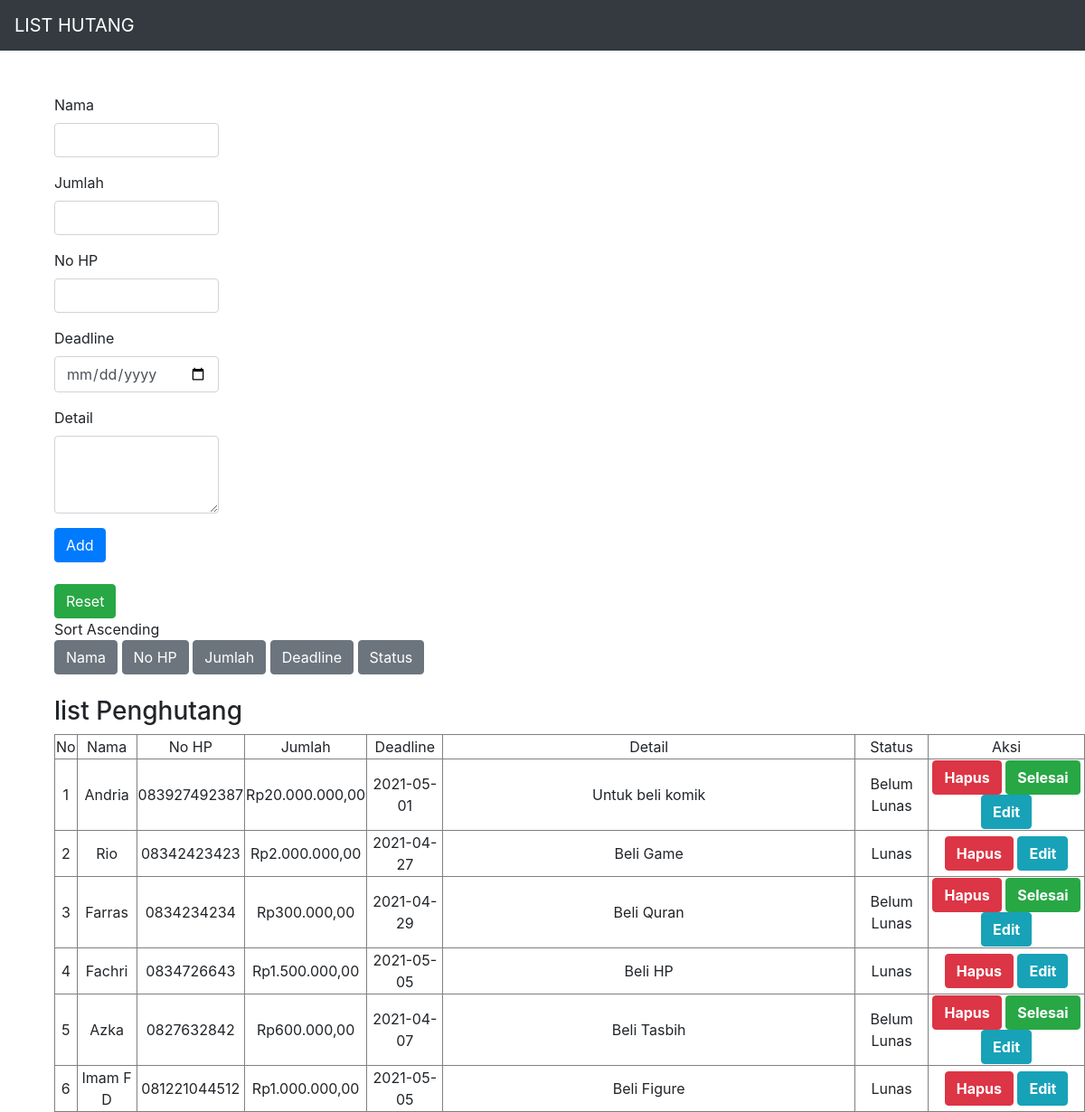
The page / on the database its author committed.
### tables this page shows
CREATE TABLE `list_penghutang` (
  `id` int(255) NOT NULL,
  `nama` varchar(255) NOT NULL,
  `no_hp` varchar(255) NOT NULL,
  `jumlah` bigint(255) NOT NULL,
  `deadline` date NOT NULL,
  `detail` varchar(255) NOT NULL,
  `status` varchar(255) NOT NULL
);

### conf.php (called while the page is built)
<?php
$db_host = "localhost";
$db_user = "root";
$db_password = "";
$db_name = "tp4pbo2021_list_hutang";
 ?>

### includes/DB.class.php (called while the page is built, shortened)
<?php
class DB{
	var $db_host = '';
	var $db_user = '';
	var $db_password = '';
	var $db_name = '';
	var $db_link = '';
	var $result = 0;
	function DB($db_host='', $db_user='', $db_password='', $db_name=''){
		$this->db_host = $db_host;
		$this->db_user = $db_user;
		$this->db_password = $db_password;
		$this->db_name = $db_name;
	}
	function open(){
		$this->db_link = mysqli_connect($this->db_host, $this->db_user, $this->db_password, $this->db_name);
	}
	function execute($query=""){
		$this->result = mysqli_query($this->db_link, $query);
		return $this->result;
	}
	function getResult(){
		return mysqli_fetch_array($this->result);
	}
}
 ?>

### includes/Task.class.php (called while the page is built, shortened)
<?php
class Task extends DB{
	function getTask($sort = "", $id = ""){
		if ($id != "") {
			$query = "SELECT * FROM list_penghutang WHERE id='$id'";
		}
		else if ($sort == "" || $sort == "reset") {
			$query = "SELECT * FROM list_penghutang";
		}
		else {
			$query = "SELECT * FROM list_penghutang ORDER BY $sort ASC";
		}
		return $this->execute($query);
	}
}
?>

### index.php (the view, shortened to what this page needs)
<?php
include("conf.php");
include("includes/Template.class.php");
include("includes/DB.class.php");
include("includes/Task.class.php");
$otask = new Task($db_host, $db_user, $db_password, $db_name);
$otask->open();
if(isset($_POST['sort'])) {
	$otask->getTask($_POST['sort']);
}
else {
	$otask->getTask();
}
$data = null;
$no = 1;
while (list($id, $tname, $tnohp, $tjumlah, $tdeadline, $tdetails, $tstatus) = $otask->getResult()) {
	if($tstatus == "Lunas"){
		$data .= "<tr>
		<td>" . $no . "</td>
		<td>" . $tname . "</td>
		<td>" . $tnohp . "</td>
		<td>Rp" . number_format($tjumlah,2,",",".") . "</td>
		<td>" . $tdeadline . "</td>
		<td>" . $tdetails . "</td>
		<td>" . $tstatus . "</td>
		<td>
		<button class='btn btn-danger'><a href='index.php?id_hapus=" . $id . "' style='color: white; font-weight: bold;'>Hapus</a></button>
		<button class='btn btn-info' ><a href='edit.php?id=" . $id .  "' style='color: white; font-weight: bold;'>Edit</a></button>
		</td>
		</tr>";
		$no++;
	}
	else{
		$data .= "<tr>
		<td>" . $no . "</td>
		<td>" . $tname . "</td>
		<td>" . $tnohp . "</td>
		<td>Rp" . number_format($tjumlah,2,",",".") . "</td>
		<td>" . $tdeadline . "</td>
		<td>" . $tdetails . "</td>
		<td>" . $tstatus . "</td>
		<td>
		<button class='btn btn-danger'><a href='index.php?id_hapus=" . $id . "' style='color: white; font-weight: bold;'>Hapus</a></button>
		<button class='btn btn-success' ><a href='index.php?id_status=" . $id .  "' style='color: white; font-weight: bold;'>Selesai</a></button>
		<button class='btn btn-info' ><a href='edit.php?id=" . $id .  "' style='color: white; font-weight: bold;'>Edit</a></button>
		</td>
		</tr>";
		$no++;
	}
}

### includes/Template.class.php (shortened to what this page needs)
<?php
class Template{
	var $content = '';
	function Template($filename = ''){
		$this->content = implode('', @file($filename));
	}
	function clear(){
		$this->content = preg_replace("/DATA_[A-Z|_|0-9]+/", "", $this->content);
	}
	function write(){
		print $this->content;
	}
	function replace($old = '', $new = ''){
		if(is_int($new)){
			$value = sprintf("%d", $new);
		}elseif(is_float($new)){
			$value = sprintf("%f", $new);
		}elseif(is_array($new)){
			$value = '';
			foreach( $new as $item){
				$value .= $item. '';
			}
		}else{
			$value = $new;
		}
		$this->content = preg_replace("/$old/",  $value, $this->content);
	}
}
 ?>

### rows shown on the page
list_penghutang: nama "Andria", no_hp "083927492387", jumlah "20.000.000,00", deadline "2021-05-01", detail "Untuk beli komik", status "Belum Lunas"
list_penghutang: nama "Rio", no_hp "08342423423", jumlah "2.000.000,00", deadline "2021-04-27", detail "Beli Game", status "Lunas"
list_penghutang: nama "Farras", no_hp "0834234234", jumlah "300.000,00", deadline "2021-04-29", detail "Beli Quran", status "Belum Lunas"
list_penghutang: nama "Fachri", no_hp "0834726643", jumlah "1.500.000,00", deadline "2021-05-05", detail "Beli HP", status "Lunas"
list_penghutang: nama "Azka", no_hp "0827632842", jumlah "600.000,00", deadline "2021-04-07", detail "Beli Tasbih", status "Belum Lunas"
list_penghutang: nama "Imam F D", no_hp "081221044512", jumlah "1.000.000,00", deadline "2021-05-05", detail "Beli Figure", status "Lunas"
